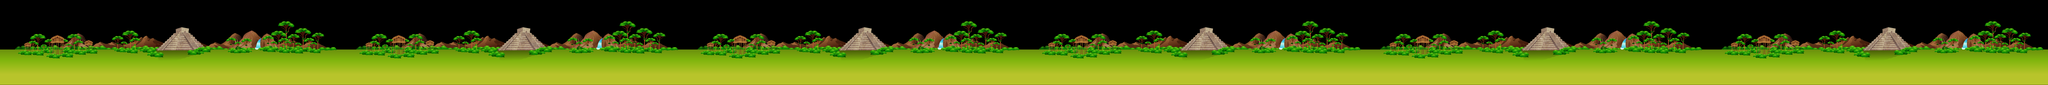

Below is a game level as drawn by its tile map, then a one-line description and the .tmx that defines it (tile-layer data replaced by summaries):
An orthogonal 24x1 tile map with 512x512 px tiles, 1 tile layer (Tile Layer 1).

<map version="1.0" orientation="orthogonal" width="24" height="1" tilewidth="512" tileheight="512">
 <tileset firstgid="1" name="world5-background" tilewidth="512" tileheight="512">
  <image source="world5-background.png" width="1024" height="1024" />
 </tileset>
 <layer name="Tile Layer 1" width="24" height="1">
  <data>[24 cells, 24 non-empty, 4 distinct tile ids]</data>
 </layer>
</map>